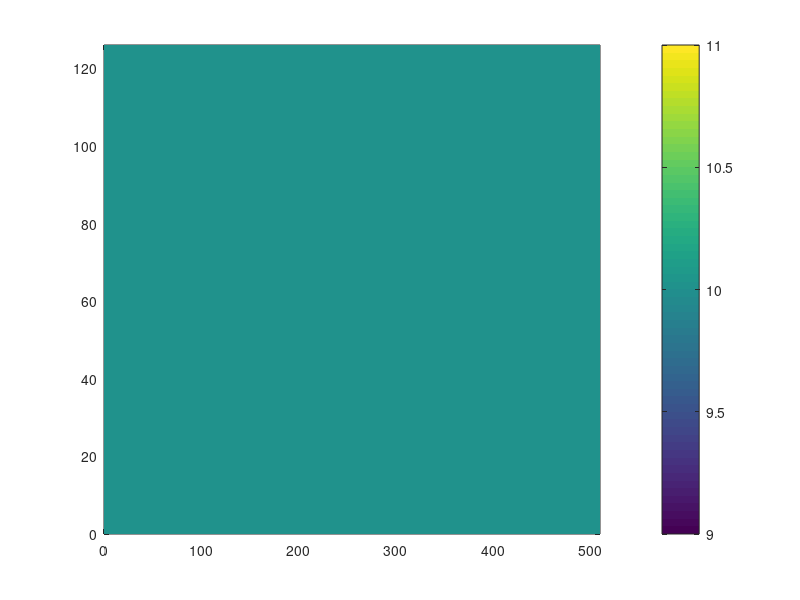

MATLAB code for this plot: (Note: this script raises an error after producing the figure.)
clear all

m=256;
n=64;
dx=2.0;
x=[0:m-1]*dx;
y=(0:n-1)*dx;
dep=zeros([n,m]);
dep(:,:)=10.0;

dep_shallow=10.0;
dep_deep=10.0;

for j=1:n
    for i=1:m
     dep(j,i)=dep_deep-(dep_deep-dep_shallow)*(j-1.)/(n-1.0);
    end
end

pcolor(x,y,dep),shading flat
colorbar
save -ASCII depth.txt dep